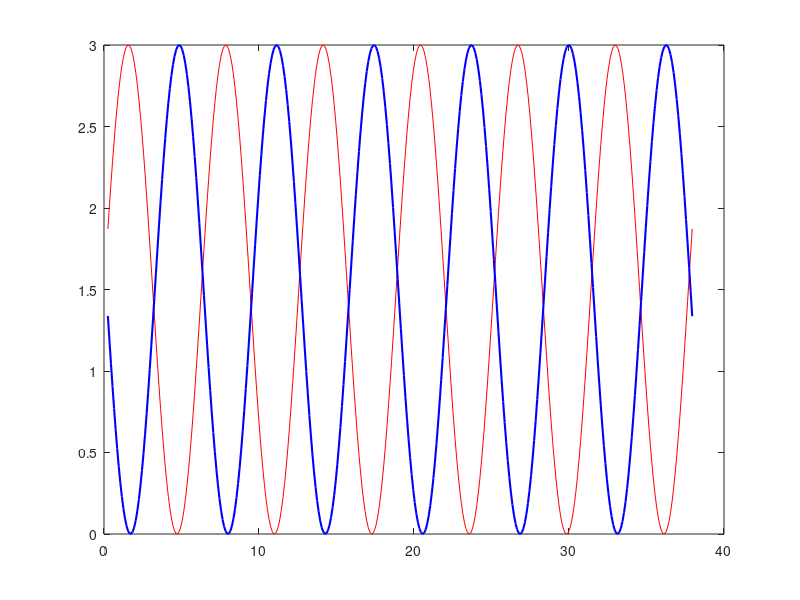

MATLAB code to generate this figure:
%
length_plate=38.0;
width=12.5;
height_plate = 3.0;
spacing_y=0.5;
spacing_x = 0.5;
omega=1.0;
Firstphase_1=0.0;
Firstphase_2=3.0;
incrementstep=0.1;
filename='ArchitectureData.txt';
parameters=[length_plate,width,height_plate,spacing_y,spacing_x,omega,Firstphase_1,Firstphase_2];
%
xarray= [spacing_x/2:incrementstep:length_plate];
yarray= [spacing_y/2:incrementstep:width];
zarray_1=(height_plate/2)*sin(omega*xarray+Firstphase_1)+(height_plate/2);
zarray_2=(height_plate/2)*sin(omega*xarray+Firstphase_2)+(height_plate/2);
plot(xarray,zarray_1,'r',xarray,zarray_2,'-b','LineWidth',1.5,'MarkerSize',10);
print(gcf,'-dpng','Architecture.png');
fileID=fopen(filename,'wt');
fprintf(fileID,'length_plate,width,height_plate,spacing_y,spacing_x,omega,Firstphase_1,Firstphase_2\n');
fprintf(fileID,'%6.1f,%6.1f,%6.1f,%6.1f,%6.1f,%6.1f,%6.1f,%6.1f\n',parameters);
fclose(fileID);